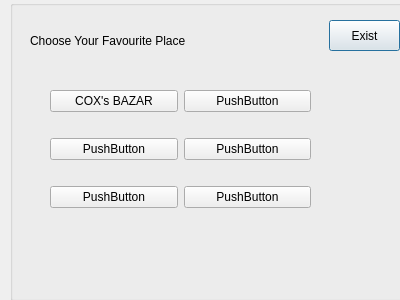
<?xml version="1.0" encoding="UTF-8"?>
<ui version="4.0">
 <class>cGuide</class>
 <widget class="QDialog" name="cGuide">
  <property name="geometry">
   <rect>
    <x>0</x>
    <y>0</y>
    <width>400</width>
    <height>300</height>
   </rect>
  </property>
  <property name="windowTitle">
   <string>Dialog</string>
  </property>
  <widget class="QGroupBox" name="groupBox">
   <property name="geometry">
    <rect>
     <x>10</x>
     <y>0</y>
     <width>401</width>
     <height>301</height>
    </rect>
   </property>
   <property name="title">
    <string/>
   </property>
   <widget class="QLabel" name="label">
    <property name="geometry">
     <rect>
      <x>20</x>
      <y>30</y>
      <width>211</width>
      <height>21</height>
     </rect>
    </property>
    <property name="text">
     <string>Choose Your Favourite Place</string>
    </property>
   </widget>
   <widget class="QPushButton" name="pushButton_7">
    <property name="geometry">
     <rect>
      <x>319</x>
      <y>20</y>
      <width>71</width>
      <height>31</height>
     </rect>
    </property>
    <property name="text">
     <string>Exist</string>
    </property>
   </widget>
   <widget class="QWidget" name="">
    <property name="geometry">
     <rect>
      <x>40</x>
      <y>70</y>
      <width>261</width>
      <height>161</height>
     </rect>
    </property>
    <layout class="QHBoxLayout" name="horizontalLayout">
     <item>
      <layout class="QVBoxLayout" name="verticalLayout">
       <item>
        <widget class="QPushButton" name="pushButton_coxsbazar">
         <property name="text">
          <string>COX's BAZAR</string>
         </property>
        </widget>
       </item>
       <item>
        <widget class="QPushButton" name="pushButton">
         <property name="text">
          <string>PushButton</string>
         </property>
        </widget>
       </item>
       <item>
        <widget class="QPushButton" name="pushButton_2">
         <property name="text">
          <string>PushButton</string>
         </property>
        </widget>
       </item>
      </layout>
     </item>
     <item>
      <layout class="QVBoxLayout" name="verticalLayout_2">
       <item>
        <widget class="QPushButton" name="pushButton_4">
         <property name="text">
          <string>PushButton</string>
         </property>
        </widget>
       </item>
       <item>
        <widget class="QPushButton" name="pushButton_5">
         <property name="text">
          <string>PushButton</string>
         </property>
        </widget>
       </item>
       <item>
        <widget class="QPushButton" name="pushButton_6">
         <property name="text">
          <string>PushButton</string>
         </property>
        </widget>
       </item>
      </layout>
     </item>
    </layout>
   </widget>
  </widget>
 </widget>
 <resources/>
 <connections>
  <connection>
   <sender>pushButton_7</sender>
   <signal>clicked()</signal>
   <receiver>cGuide</receiver>
   <slot>close()</slot>
   <hints>
    <hint type="sourcelabel">
     <x>354</x>
     <y>38</y>
    </hint>
    <hint type="destinationlabel">
     <x>410</x>
     <y>47</y>
    </hint>
   </hints>
  </connection>
 </connections>
</ui>
